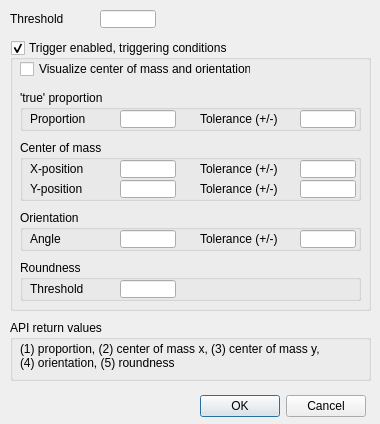
<?xml version="1.0" encoding="UTF-8"?>
<ui version="4.0">
 <class>CQDlgSimpleFilter_binary</class>
 <widget class="QDialog" name="CQDlgSimpleFilter_binary">
  <property name="geometry">
   <rect>
    <x>0</x>
    <y>0</y>
    <width>380</width>
    <height>424</height>
   </rect>
  </property>
  <property name="windowTitle">
   <string>Binary Filter and Trigger</string>
  </property>
  <property name="locale">
   <locale language="English" country="UnitedStates"/>
  </property>
  <widget class="QDialogButtonBox" name="qqOkCancel">
   <property name="geometry">
    <rect>
     <x>15</x>
     <y>390</y>
     <width>351</width>
     <height>32</height>
    </rect>
   </property>
   <property name="standardButtons">
    <set>QDialogButtonBox::Cancel|QDialogButtonBox::Ok</set>
   </property>
  </widget>
  <widget class="QLabel" name="label">
   <property name="geometry">
    <rect>
     <x>10</x>
     <y>10</y>
     <width>91</width>
     <height>18</height>
    </rect>
   </property>
   <property name="text">
    <string>Threshold</string>
   </property>
  </widget>
  <widget class="QLineEdit" name="qqThreshold">
   <property name="geometry">
    <rect>
     <x>100</x>
     <y>10</y>
     <width>56</width>
     <height>18</height>
    </rect>
   </property>
  </widget>
  <widget class="QGroupBox" name="qqTriggerEnabled">
   <property name="geometry">
    <rect>
     <x>10</x>
     <y>40</y>
     <width>361</width>
     <height>271</height>
    </rect>
   </property>
   <property name="focusPolicy">
    <enum>Qt::StrongFocus</enum>
   </property>
   <property name="title">
    <string>Trigger enabled, triggering conditions</string>
   </property>
   <property name="flat">
    <bool>true</bool>
   </property>
   <property name="checkable">
    <bool>true</bool>
   </property>
   <widget class="QCheckBox" name="qqVisualize">
    <property name="geometry">
     <rect>
      <x>10</x>
      <y>20</y>
      <width>231</width>
      <height>18</height>
     </rect>
    </property>
    <property name="focusPolicy">
     <enum>Qt::StrongFocus</enum>
    </property>
    <property name="text">
     <string>Visualize center of mass and orientation</string>
    </property>
   </widget>
   <widget class="QGroupBox" name="groupBox">
    <property name="geometry">
     <rect>
      <x>10</x>
      <y>50</y>
      <width>341</width>
      <height>41</height>
     </rect>
    </property>
    <property name="title">
     <string>'true' proportion</string>
    </property>
    <property name="flat">
     <bool>true</bool>
    </property>
    <widget class="QLineEdit" name="qqProportion">
     <property name="geometry">
      <rect>
       <x>100</x>
       <y>20</y>
       <width>56</width>
       <height>18</height>
      </rect>
     </property>
    </widget>
    <widget class="QLabel" name="label_2">
     <property name="geometry">
      <rect>
       <x>10</x>
       <y>20</y>
       <width>91</width>
       <height>18</height>
      </rect>
     </property>
     <property name="text">
      <string>Proportion</string>
     </property>
    </widget>
    <widget class="QLineEdit" name="qqProportionTol">
     <property name="geometry">
      <rect>
       <x>280</x>
       <y>20</y>
       <width>56</width>
       <height>18</height>
      </rect>
     </property>
    </widget>
    <widget class="QLabel" name="label_3">
     <property name="geometry">
      <rect>
       <x>180</x>
       <y>20</y>
       <width>101</width>
       <height>18</height>
      </rect>
     </property>
     <property name="text">
      <string>Tolerance (+/-)</string>
     </property>
    </widget>
   </widget>
   <widget class="QGroupBox" name="groupBox_2">
    <property name="geometry">
     <rect>
      <x>10</x>
      <y>100</y>
      <width>341</width>
      <height>61</height>
     </rect>
    </property>
    <property name="title">
     <string>Center of mass</string>
    </property>
    <property name="flat">
     <bool>true</bool>
    </property>
    <widget class="QLabel" name="label_4">
     <property name="geometry">
      <rect>
       <x>180</x>
       <y>20</y>
       <width>101</width>
       <height>18</height>
      </rect>
     </property>
     <property name="text">
      <string>Tolerance (+/-)</string>
     </property>
    </widget>
    <widget class="QLineEdit" name="qqPosX">
     <property name="geometry">
      <rect>
       <x>100</x>
       <y>20</y>
       <width>56</width>
       <height>18</height>
      </rect>
     </property>
    </widget>
    <widget class="QLineEdit" name="qqPosXTol">
     <property name="geometry">
      <rect>
       <x>280</x>
       <y>20</y>
       <width>56</width>
       <height>18</height>
      </rect>
     </property>
    </widget>
    <widget class="QLabel" name="label_5">
     <property name="geometry">
      <rect>
       <x>10</x>
       <y>20</y>
       <width>91</width>
       <height>18</height>
      </rect>
     </property>
     <property name="text">
      <string>X-position</string>
     </property>
    </widget>
    <widget class="QLabel" name="label_6">
     <property name="geometry">
      <rect>
       <x>180</x>
       <y>40</y>
       <width>101</width>
       <height>18</height>
      </rect>
     </property>
     <property name="text">
      <string>Tolerance (+/-)</string>
     </property>
    </widget>
    <widget class="QLineEdit" name="qqPosY">
     <property name="geometry">
      <rect>
       <x>100</x>
       <y>40</y>
       <width>56</width>
       <height>18</height>
      </rect>
     </property>
    </widget>
    <widget class="QLabel" name="label_7">
     <property name="geometry">
      <rect>
       <x>10</x>
       <y>40</y>
       <width>91</width>
       <height>18</height>
      </rect>
     </property>
     <property name="text">
      <string>Y-position</string>
     </property>
    </widget>
    <widget class="QLineEdit" name="qqPosYTol">
     <property name="geometry">
      <rect>
       <x>280</x>
       <y>40</y>
       <width>56</width>
       <height>18</height>
      </rect>
     </property>
    </widget>
   </widget>
   <widget class="QGroupBox" name="groupBox_3">
    <property name="geometry">
     <rect>
      <x>10</x>
      <y>170</y>
      <width>341</width>
      <height>41</height>
     </rect>
    </property>
    <property name="title">
     <string>Orientation</string>
    </property>
    <property name="flat">
     <bool>true</bool>
    </property>
    <widget class="QLabel" name="label_8">
     <property name="geometry">
      <rect>
       <x>180</x>
       <y>20</y>
       <width>101</width>
       <height>18</height>
      </rect>
     </property>
     <property name="text">
      <string>Tolerance (+/-)</string>
     </property>
    </widget>
    <widget class="QLineEdit" name="qqAngle">
     <property name="geometry">
      <rect>
       <x>100</x>
       <y>20</y>
       <width>56</width>
       <height>18</height>
      </rect>
     </property>
    </widget>
    <widget class="QLabel" name="label_9">
     <property name="geometry">
      <rect>
       <x>10</x>
       <y>20</y>
       <width>91</width>
       <height>18</height>
      </rect>
     </property>
     <property name="text">
      <string>Angle</string>
     </property>
    </widget>
    <widget class="QLineEdit" name="qqAngleTol">
     <property name="geometry">
      <rect>
       <x>280</x>
       <y>20</y>
       <width>56</width>
       <height>18</height>
      </rect>
     </property>
    </widget>
   </widget>
   <widget class="QGroupBox" name="groupBox_4">
    <property name="geometry">
     <rect>
      <x>10</x>
      <y>220</y>
      <width>341</width>
      <height>41</height>
     </rect>
    </property>
    <property name="title">
     <string>Roundness</string>
    </property>
    <property name="flat">
     <bool>true</bool>
    </property>
    <widget class="QLineEdit" name="qqRoundness">
     <property name="geometry">
      <rect>
       <x>100</x>
       <y>20</y>
       <width>56</width>
       <height>18</height>
      </rect>
     </property>
    </widget>
    <widget class="QLabel" name="label_11">
     <property name="geometry">
      <rect>
       <x>10</x>
       <y>20</y>
       <width>91</width>
       <height>18</height>
      </rect>
     </property>
     <property name="text">
      <string>Threshold</string>
     </property>
    </widget>
   </widget>
  </widget>
  <widget class="QGroupBox" name="groupBox_5">
   <property name="geometry">
    <rect>
     <x>10</x>
     <y>320</y>
     <width>361</width>
     <height>61</height>
    </rect>
   </property>
   <property name="title">
    <string>API return values</string>
   </property>
   <property name="flat">
    <bool>true</bool>
   </property>
   <widget class="QLabel" name="label_10">
    <property name="geometry">
     <rect>
      <x>10</x>
      <y>20</y>
      <width>341</width>
      <height>31</height>
     </rect>
    </property>
    <property name="text">
     <string>(1) proportion, (2) center of mass x, (3) center of mass y,
(4) orientation, (5) roundness</string>
    </property>
   </widget>
  </widget>
 </widget>
 <tabstops>
  <tabstop>qqThreshold</tabstop>
  <tabstop>qqTriggerEnabled</tabstop>
  <tabstop>qqVisualize</tabstop>
  <tabstop>qqProportion</tabstop>
  <tabstop>qqProportionTol</tabstop>
  <tabstop>qqPosX</tabstop>
  <tabstop>qqPosXTol</tabstop>
  <tabstop>qqPosY</tabstop>
  <tabstop>qqPosYTol</tabstop>
  <tabstop>qqAngle</tabstop>
  <tabstop>qqAngleTol</tabstop>
  <tabstop>qqRoundness</tabstop>
  <tabstop>qqOkCancel</tabstop>
 </tabstops>
 <resources/>
 <connections/>
</ui>
